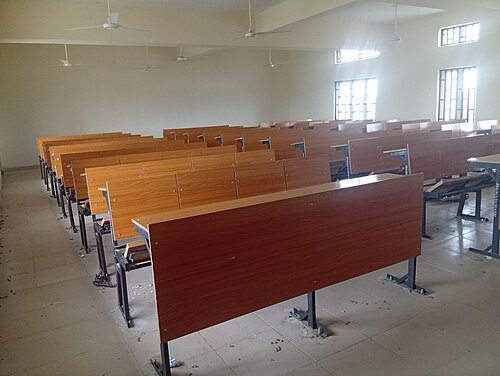
#> input picture data/samples/nonperson_01.jpg, 500 x 376 px
$ python -i model_io.py   (imports and definitions only)
#> lines starting #> are read from the running program, lines starting #| are printed output that depends on the picture
"""Shared plumbing for the host-side tools: the model, and turning images into
the int8 tensor the Pico expects.

The model and the two sample images only exist in this repo as C arrays inside
pico-tflmicro, so they are parsed out of those rather than duplicated as binary
files. Parsing is cheap (~300 KB) and keeps a single source of truth.
"""
from __future__ import annotations

import functools
import re
from pathlib import Path

import numpy as np
from PIL import Image

REPO = Path(__file__).resolve().parent.parent
MODEL_DIR = (REPO / "third_party/pico-tflmicro/examples/person_detection"
             / "tensorflow/lite/micro/tools/make/downloads/person_model")

INPUT_H = INPUT_W = 96

# From the model's own input tensor: scale 1/127.5, zero point -1. Asserted in
# host_reference so a different model fails loudly instead of being fed garbage.
INPUT_SCALE = 0.007843137718737125
INPUT_ZERO_POINT = -1


# [28 lines left out: functions _c_array_bytes, model_bytes, embedded_sample, not called in this run]


def centre_square(width: int, height: int) -> tuple[int, int, int]:
    """-> (left, top, side) of the centred square every image is cropped to."""
    side = min(width, height)
    return (width - side) // 2, (height - side) // 2, side


def preprocess(path: Path) -> np.ndarray:
    """Image file -> (96, 96, 1) int8, the exact bytes the Pico's input tensor wants."""
#> called with path = '../data/samples/nonperson_01.jpg'
    return preprocess_image(Image.open(path))


def preprocess_image(im: Image.Image) -> np.ndarray:
    """Image -> (96, 96, 1) int8, the exact bytes the Pico's input tensor wants.

    Centre-crops to a square before resizing, so the aspect ratio is preserved
    rather than squashed.

    The int8 mapping is `pixel - 128`, which is what pico-tflmicro's own
    image_provider does. The model's quantisation (real = (q+1)/127.5) implies
    `pixel - 128.5` instead, but that lands exactly on a rounding tie for every
    integer pixel; the two differ by at most half a quantisation step, and
    matching upstream keeps our bytes identical to the embedded samples'.
    """
    im = im.convert("L")
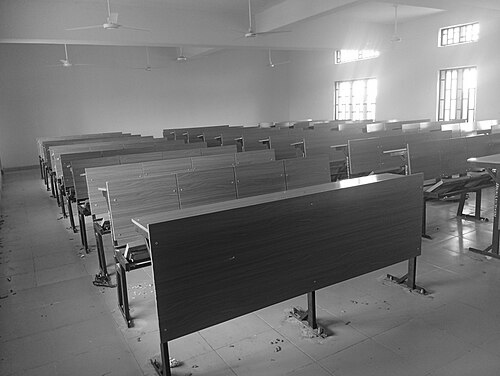
#> im: PIL image 500x376 L; min 0, max 255, mean 116.4
    left, top, side = centre_square(im.width, im.height)
#> left = 62; top = 0; side = 376
    im = im.crop((left, top, left + side, top + side))
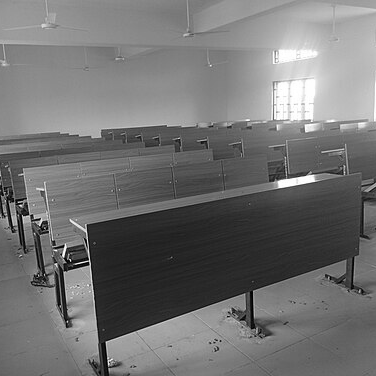
#> im: PIL image 376x376 L; min 0, max 255, mean 113.9
    im = im.resize((INPUT_W, INPUT_H), Image.BILINEAR)
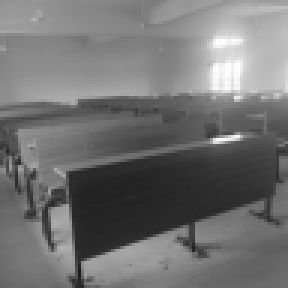
#> im: PIL image 96x96 L (shown 3 times larger); min 30, max 254, mean 113.9
    pixels = np.asarray(im, dtype=np.int16)
    return (pixels - 128).astype(np.int8).reshape(INPUT_H, INPUT_W, 1)
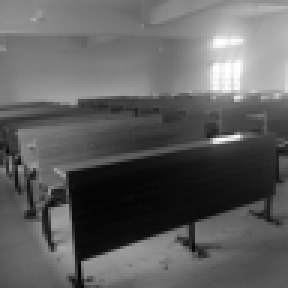
#> returned value: shape (96, 96, 1) int8 (shown 3 times larger); min -98, max 126, mean -14.1; drawn with min black and max white


# [40 lines left out: function model_bytes_for_litert, not called in this run]

>>> result = preprocess('../data/samples/nonperson_01.jpg')

$ run again, on data/samples/nonperson_02.jpg
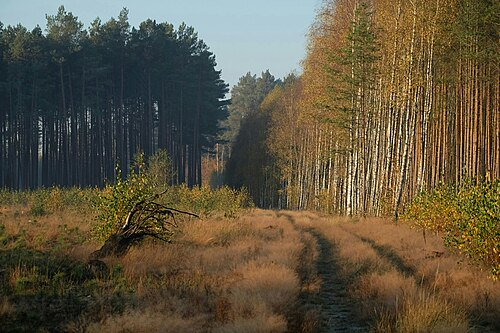
#> input picture data/samples/nonperson_02.jpg, 500 x 333 px
#> in preprocess_image, `im = im.resize((INPUT_W, INPUT_H), Image.BILINEAR)`:
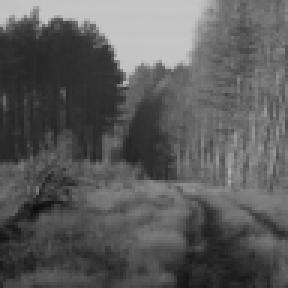
#> im: PIL image 96x96 L (shown 3 times larger); min 10, max 199, mean 91.6
#> in preprocess_image, `return (pixels - 128).astype(np.int8).reshape(INPUT_H, INPUT_W, 1)`:
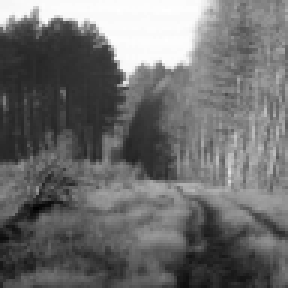
#> returned value: shape (96, 96, 1) int8 (shown 3 times larger); min -118, max 71, mean -36.4; drawn with min black and max white

$ run again, on data/samples/nonperson_03.jpg
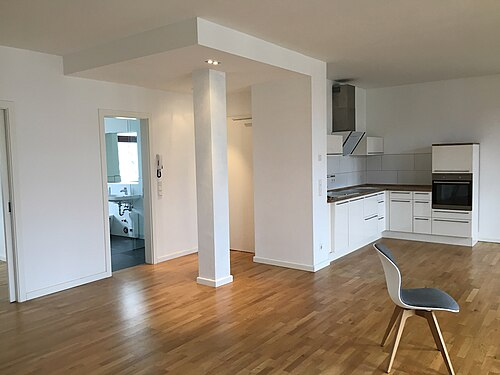
#> input picture data/samples/nonperson_03.jpg, 500 x 375 px
#> in preprocess_image, `im = im.convert("L")`:
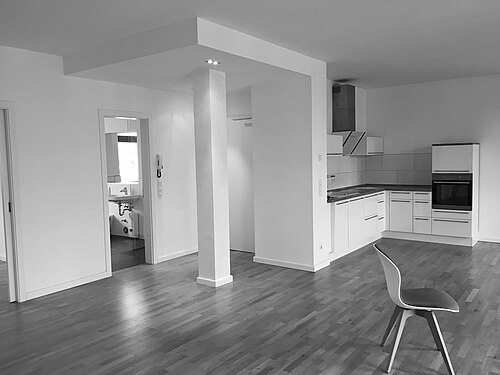
#> im: PIL image 500x375 L; min 0, max 255, mean 143.2
#> in preprocess_image, `im = im.resize((INPUT_W, INPUT_H), Image.BILINEAR)`:
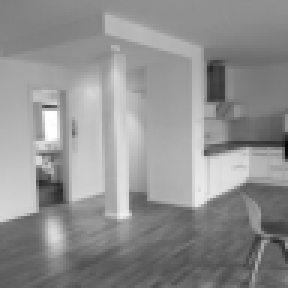
#> im: PIL image 96x96 L (shown 3 times larger); min 9, max 255, mean 144.2

$ run again, on data/samples/nonperson_04.jpg
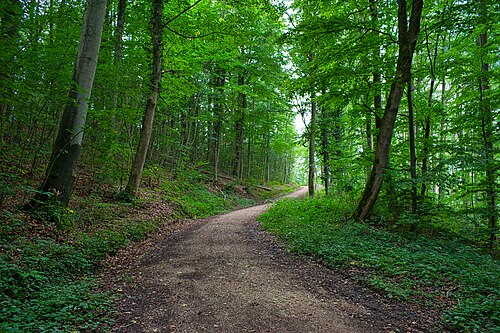
#> input picture data/samples/nonperson_04.jpg, 500 x 333 px
#> in preprocess_image, `im = im.convert("L")`:
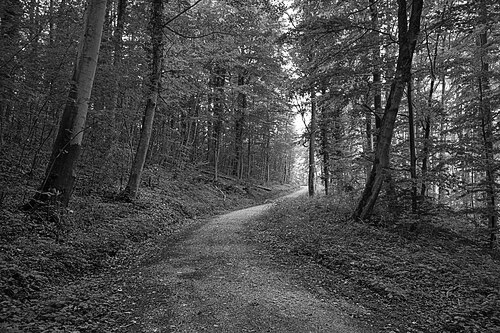
#> im: PIL image 500x333 L; min 0, max 255, mean 72
#> in preprocess_image, `im = im.resize((INPUT_W, INPUT_H), Image.BILINEAR)`:
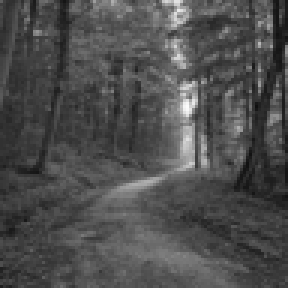
#> im: PIL image 96x96 L (shown 3 times larger); min 16, max 251, mean 77.7
